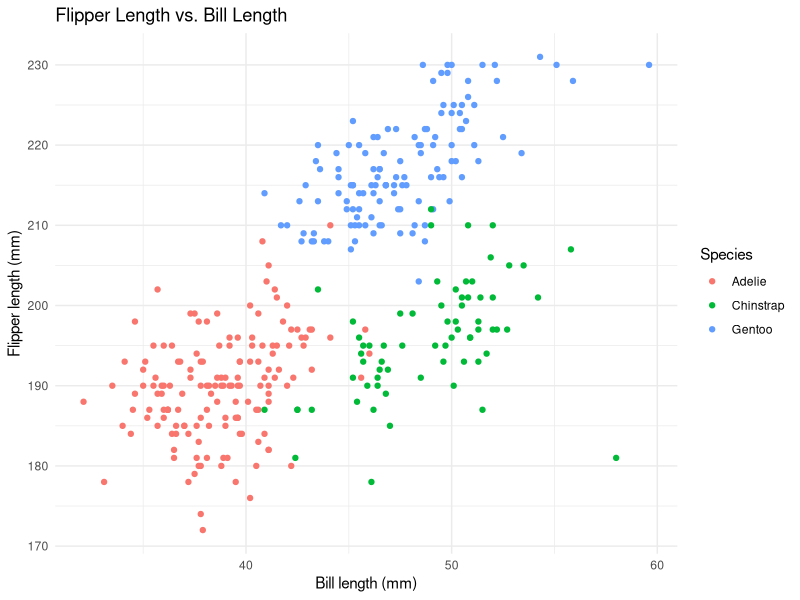
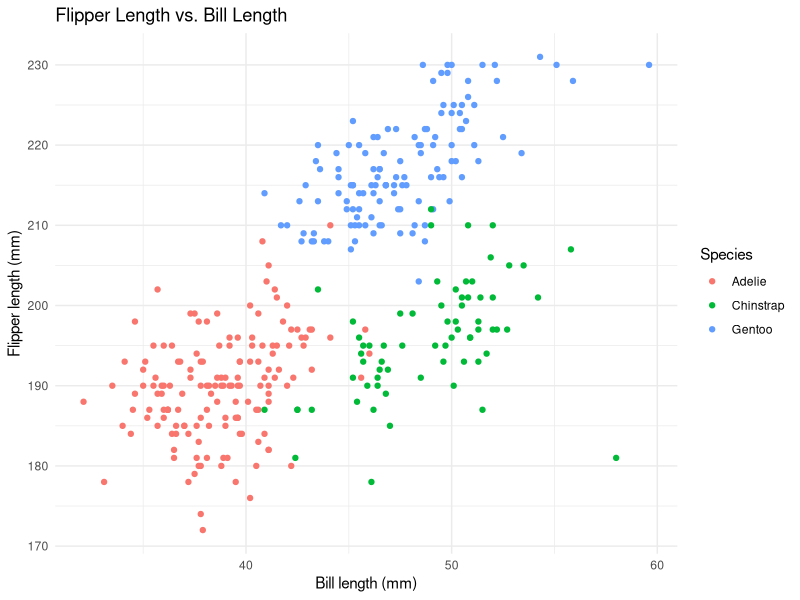

Generate these figures, in order, with R:
## ---- chunk 1
knitr::opts_chunk$set(
  echo = TRUE,
  warning = FALSE,
  message = FALSE
)

library(tidyverse)
## ---- chunk 2
data("penguins", package = "palmerpenguins")
## ---- chunk 3
penguin_scatterplot <-
  ggplot(
    data = penguins,
    mapping = aes(
      x = bill_length_mm,
      y = flipper_length_mm,
      color = species
    )
  ) +
  geom_point(na.rm = TRUE) +
  labs(
    title = "Flipper Length vs. Bill Length",
    x = "Bill length (mm)",
    y = "Flipper length (mm)",
    color = "Species"
  ) +
  theme_minimal()

penguin_scatterplot
## ---- chunk 4
ggsave(
  filename = "penguins_scatterplot.png",
  plot = penguin_scatterplot,
  width = 7,
  height = 5,
  units = "in"
)
## ---- chunk 5
set.seed(8105)

homework_df <-
  tibble(
    normal_sample = rnorm(n = 10),
    above_zero = normal_sample > 0,
    character_values = letters[1:10],
    factor_values = factor(
      c("low", "medium", "high", "low", "medium",
        "high", "low", "medium", "high", "low"),
      levels = c("low", "medium", "high")
    )
  )

homework_df
## ---- chunk 6
mean(pull(homework_df, normal_sample))
mean(pull(homework_df, above_zero))
mean(pull(homework_df, character_values))
mean(pull(homework_df, factor_values))
## ---- chunk 7
as.numeric(pull(homework_df, above_zero))
as.numeric(pull(homework_df, character_values))
as.numeric(pull(homework_df, factor_values))
